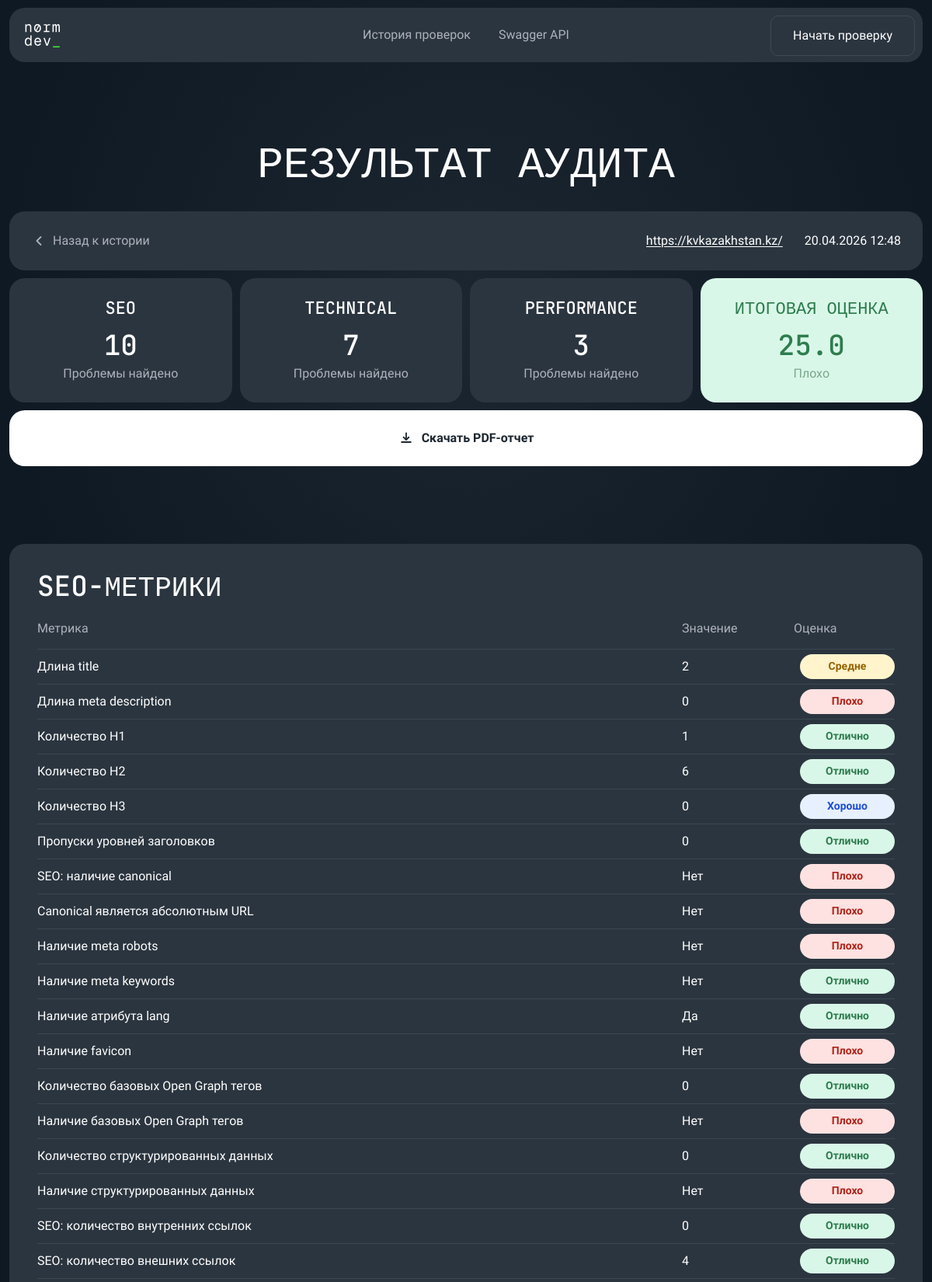
Page /web/audits/17 (upper part) on the committed database.
### app/models/audit.py (models this page shows)
class Audit(Base):
    __tablename__ = "audits"
    id: Mapped[int] = mapped_column(Integer, primary_key=True, index=True)
    url: Mapped[str] = mapped_column(String(2048), nullable=False, index=True)
    status: Mapped[str] = mapped_column(String(50), nullable=False, default="pending")
    total_score: Mapped[float | None] = mapped_column(Float, nullable=True)
    created_at: Mapped[datetime] = mapped_column(DateTime, default=datetime.utcnow, nullable=False)
    finished_at: Mapped[datetime | None] = mapped_column(DateTime, nullable=True)
    issues = relationship(
        "AuditIssue",
        back_populates="audit",
        cascade="all, delete-orphan"
    )
    metrics = relationship(
        "AuditMetric",
        back_populates="audit",
        cascade="all, delete-orphan"
    )
    reports = relationship(
        "AuditReport",
        back_populates="audit",
        cascade="all, delete-orphan"
    )

### app/models/metric.py (models this page shows)
class AuditMetric(Base):
    __tablename__ = "audit_metrics"
    id: Mapped[int] = mapped_column(Integer, primary_key=True, index=True)
    audit_id: Mapped[int] = mapped_column(ForeignKey("audits.id"), nullable=False, index=True)
    metric_name: Mapped[str] = mapped_column(String(100), nullable=False)
    metric_value: Mapped[float] = mapped_column(Float, nullable=False)
    unit: Mapped[str | None] = mapped_column(String(50), nullable=True)
    audit = relationship("Audit", back_populates="metrics")

### app/api/web.py (the view)
@router.get("/web/audits/{audit_id}", response_class=HTMLResponse)
def web_audit_detail(
    audit_id: int,
    request: Request,
    db: Session = Depends(get_db)
):
    repository = AuditRepository(db)
    audit = repository.get_audit_by_id(audit_id)
    if audit is None:
        raise HTTPException(
            status_code=status.HTTP_404_NOT_FOUND,
            detail="Аудит не найден"
        )
    grouped_issues = group_issues_by_category(audit.issues)
    grouped_metrics = group_metrics_by_category(audit.metrics)
    category_scores = {
        "seo": calculate_category_score(grouped_issues.get("seo", [])),
        "technical": calculate_category_score(grouped_issues.get("technical", [])),
        "performance": calculate_category_score(grouped_issues.get("performance", [])),
    }
    problematic_metrics_count = {
        "seo": count_problematic_metrics(grouped_metrics.get("seo", [])),
        "technical": count_problematic_metrics(grouped_metrics.get("technical", [])),
        "performance": count_problematic_metrics(grouped_metrics.get("performance", [])),
    }
    return templates.TemplateResponse(
        request=request,
        name="audit_detail.html",
        context={
            "title": f"Аудит #{audit_id}",
            "audit": audit,
            "grouped_issues": grouped_issues,
            "grouped_metrics": grouped_metrics,
            "category_scores": category_scores,
            "problematic_metrics_count": problematic_metrics_count,
            "seo_issues_count": len(grouped_issues.get("seo", [])),
            "technical_issues_count": len(grouped_issues.get("technical", [])),
            "performance_issues_count": len(grouped_issues.get("performance", [])),
            "get_category_label": get_category_label,
            "get_metric_display_name": get_metric_display_name,
            "get_metric_severity": get_metric_severity,
            "format_metric_value": format_metric_value,
            "get_score_label": get_score_label,
            "get_score_class": get_score_class,
            "get_status_label": get_status_label,
            "format_datetime": format_datetime,
        }
    )

### app/templates/audit_detail.html (shortened to what this page needs)
{% extends "base.html" %}
{% block body_class %}audit-page{% endblock %}
{% block header %}
<header class="audit-header home-header">
    <div class="home-header__inner">
        <a href="/web" class="home-logo" aria-label="Normdev">
        </a>
        <nav class="home-nav" aria-label="Основное меню">
            <a href="/web/history">История проверок</a>
            <a href="/docs">Swagger API</a>
        </nav>
        <a href="/web" class="home-header__cta">Начать проверку</a>
    </div>
</header>
{% endblock %}
{% block main_wrapper_class %}{% endblock %}
{% block main_class %}audit-main{% endblock %}
{% block content %}
{% if audit %}
    <section class="audit-shell">
        <h1 class="audit-title">Результат аудита</h1>
        <section class="audit-top-stack">
            <section class="audit-toolbar">
                <a href="/web/history" class="audit-toolbar__back">
                    <svg width="20" height="20" viewBox="0 0 20 20" fill="none" xmlns="http://www.w3.org/2000/svg" aria-hidden="true">
                        <path d="M12.5 5L7.5 10L12.5 15" stroke="#AEB2BC" stroke-width="1.8" stroke-linecap="round" stroke-linejoin="round"/>
                    </svg>
                    <span>Назад к истории</span>
                </a>
                <div class="audit-toolbar__meta">
                    <a
                        href="{{ audit.url }}"
                        class="audit-toolbar__meta-item audit-toolbar__meta-item--url"
                        target="_blank"
                        rel="noopener noreferrer"
                    >
                        {{ audit.url }}
                    </a>
                    <span class="audit-toolbar__meta-item">{{ format_datetime(audit.created_at) }}</span>
                </div>
            </section>
            <section class="audit-summary-grid">
                <article class="audit-summary-card">
                    <h2>SEO</h2>
                    <div class="audit-summary-card__value">{{ seo_issues_count }}</div>
                    <p>Проблемы найдено</p>
                </article>
                <article class="audit-summary-card">
                    <h2>Technical</h2>
                    <div class="audit-summary-card__value">{{ technical_issues_count }}</div>
                    <p>Проблемы найдено</p>
                </article>
                <article class="audit-summary-card">
                    <h2>Performance</h2>
                    <div class="audit-summary-card__value">{{ performance_issues_count }}</div>
                    <p>Проблемы найдено</p>
                </article>
                <article class="audit-summary-card audit-summary-card--total {{ get_score_class(audit.total_score) }}">
                    <h2>Итоговая оценка</h2>
                    <div class="audit-summary-card__value">{{ audit.total_score if audit.total_score is not none else "—" }}</div>
                    <p>
                        {% if audit.total_score is none %}
                            Ошибка
                        {% elif audit.total_score >= 90 %}
                            Отлично
                        {% elif audit.total_score >= 75 %}
                            Хорошо
                        {% elif audit.total_score >= 50 %}
                            Средне
                        {% else %}
                            Плохо
                        {% endif %}
                    </p>
                </article>
            </section>
            {% if audit.reports %}
                <a href="/audits/{{ audit.id }}/report" class="audit-download-button">
                    <span>Скачать PDF-отчет</span>
                </a>
            {% endif %}
        </section>
        <section class="audit-metrics-stack">
            {% for category in ["seo", "technical", "performance"] %}
                <section class="audit-metric-panel">
                    <h2 class="audit-metric-panel__title">{{ get_category_label(category) }}-метрики</h2>
                    {% if grouped_metrics[category] %}
                        <div class="audit-metric-table">
                            <div class="audit-metric-table__head">
                                <span>Метрика</span>
                                <span>Значение</span>
                                <span>Оценка</span>
                            </div>
                            <div class="audit-metric-table__body">
                                {% for metric in grouped_metrics[category] %}
                                    {% set metric_severity = get_metric_severity(metric.metric_name, metric.metric_value) %}
                                    <div class="audit-metric-row">
                                        <span class="audit-metric-row__name">{{ get_metric_display_name(metric.metric_name) }}</span>
                                        <span class="audit-metric-row__value">{{ format_metric_value(metric.metric_name, metric.metric_value, metric.unit) }}</span>
                                        <span class="audit-grade-pill audit-grade-pill--{{ metric_severity if metric_severity else 'excellent' }}">
                                            {% if metric_severity == "high" %}
                                                Плохо
                                            {% elif metric_severity == "medium" %}
                                                Средне
                                            {% elif metric_severity == "low" %}
                                                Хорошо
                                            {% else %}
                                                Отлично
                                            {% endif %}
                                        </span>
                                    </div>
                                {% endfor %}
                            </div>
                        </div>
                    {% else %}
                        <p class="audit-empty-state">Метрики в этой категории отсутствуют.</p>
                    {% endif %}
                </section>
            {% endfor %}
        </section>
    </section>
{% endif %}
{% endblock %}

### rows in the picture
Audit: url "https://kvkazakhstan.kz/", created_at "20.04.2026 12:48", total_score "25.0"
AuditMetric: metric_name "Длина title", metric_name+metric_value+unit "2", shows "Средне"
AuditMetric: metric_name "Длина meta description", metric_name+metric_value+unit "0", shows "Плохо"
AuditMetric: metric_name "Количество H1", metric_name+metric_value+unit "1", shows "Отлично"
AuditMetric: metric_name "Количество H2", metric_name+metric_value+unit "6", shows "Отлично"
AuditMetric: metric_name "Количество H3", metric_name+metric_value+unit "0", shows "Хорошо"
AuditMetric: metric_name "Пропуски уровней заголовков", metric_name+metric_value+unit "0", shows "Отлично"
AuditMetric: metric_name "SEO: наличие canonical", metric_name+metric_value+unit "Нет", shows "Плохо"
AuditMetric: metric_name "Canonical является абсолютным URL", metric_name+metric_value+unit "Нет", shows "Плохо"
AuditMetric: metric_name "Наличие meta robots", metric_name+metric_value+unit "Нет", shows "Плохо"
AuditMetric: metric_name "Наличие meta keywords", metric_name+metric_value+unit "Нет", shows "Отлично"
AuditMetric: metric_name "Наличие атрибута lang", metric_name+metric_value+unit "Да", shows "Отлично"
AuditMetric: metric_name "Наличие favicon", metric_name+metric_value+unit "Нет", shows "Плохо"
AuditMetric: metric_name "Количество базовых Open Graph тегов", metric_name+metric_value+unit "0", shows "Отлично"
AuditMetric: metric_name "Наличие базовых Open Graph тегов", metric_name+metric_value+unit "Нет", shows "Плохо"
AuditMetric: metric_name "Количество структурированных данных", metric_name+metric_value+unit "0", shows "Отлично"
AuditMetric: metric_name "Наличие структурированных данных", metric_name+metric_value+unit "Нет", shows "Плохо"
AuditMetric: metric_name "SEO: количество внутренних ссылок", metric_name+metric_value+unit "0", shows "Отлично"
AuditMetric: metric_name "SEO: количество внешних ссылок", metric_name+metric_value+unit "4", shows "Отлично"

### other values in the picture
{{ seo_issues_count }} "10"
{{ technical_issues_count }} "7"
{{ performance_issues_count }} "3"
{{ get_category_label(category) }} "SEO"
